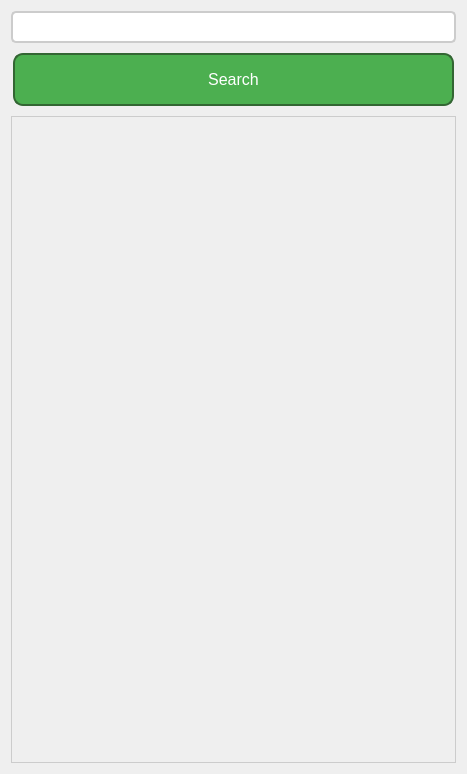
<?xml version="1.0" encoding="UTF-8"?>
<ui version="4.0">
 <class>List_books</class>
 <widget class="QDialog" name="List_books">
  <property name="geometry">
   <rect>
    <x>0</x>
    <y>0</y>
    <width>467</width>
    <height>774</height>
   </rect>
  </property>
  <property name="windowTitle">
   <string>Dialog</string>
  </property>
  <layout class="QGridLayout" name="gridLayout">
   <item row="2" column="0">
    <widget class="QScrollArea" name="scrollArea">
     <property name="styleSheet">
      <string notr="true">QScrollArea {
    border: 1px solid #cccccc; /* Контур вокруг QScrollArea */
}

QScrollBar:vertical {
    border: 1px solid #cccccc; /* Контур вертикального скроллбара */
    width: 12px; /* Ширина вертикального скроллбара */
    margin: 0px 0px 0px 0px;
}

QScrollBar::handle:vertical {

    min-height: 20px; /* Минимальная высота &quot;рукоятки&quot; вертикального скроллбара */
}

QScrollBar::add-line:vertical, QScrollBar::sub-line:vertical {
    border: none; /* Убираем контур для стрелок вертикального скроллбара */
    background: none; /* Убираем фон для стрелок вертикального скроллбара */
}

QScrollBar:horizontal {
    border: 1px solid #cccccc; /* Контур горизонтального скроллбара */
    height: 12px; /* Высота горизонтального скроллбара */
    margin: 0px 0px 0px 0px;
}

QScrollBar::handle:horizontal {
    background: #4CAF50; /* Цвет &quot;рукоятки&quot; горизонтального скроллбара */
    min-width: 20px; /* Минимальная ширина &quot;рукоятки&quot; горизонтального скроллбара */
}

QScrollBar::add-line:horizontal, QScrollBar::sub-line:horizontal {
    border: none; /* Убираем контур для стрелок горизонтального скроллбара */
    background: none; /* Убираем фон для стрелок горизонтального скроллбара */
}</string>
     </property>
     <property name="widgetResizable">
      <bool>true</bool>
     </property>
     <widget class="QWidget" name="scrollAreaWidgetContents">
      <property name="geometry">
       <rect>
        <x>0</x>
        <y>0</y>
        <width>447</width>
        <height>644</height>
       </rect>
      </property>
     </widget>
    </widget>
   </item>
   <item row="0" column="0">
    <widget class="QLineEdit" name="SearchlineEdit">
     <property name="styleSheet">
      <string notr="true">QLineEdit {
    border: 2px solid #cccccc; /* Контур */
    border-radius: 5px; /* Скругленные углы */
    padding: 5px; /* Отступы вокруг текста */
    font-size: 14px; /* Размер шрифта */
}

QLineEdit:hover {
    border: 2px solid #4CAF50; /* Изменяем контур при наведении */
}</string>
     </property>
    </widget>
   </item>
   <item row="1" column="0">
    <widget class="QPushButton" name="SearchButton">
     <property name="styleSheet">
      <string notr="true">QPushButton {
    background-color: #4CAF50;
    border: none;
    color: white;
    padding: 15px 32px;
    text-align: center;
    text-decoration: none;
    display: inline-block;
    font-size: 16px;
    margin: 4px 2px;
    cursor: pointer;
    border-radius: 10px; /* Задаем скругленные углы */
    box-shadow: 0px 4px 8px rgba(0, 0, 0, 0.2); /* Добавляем тень снизу */
}

QPushButton:hover {
    background-color: #45a049;
    box-shadow: 0px 6px 12px rgba(0, 0, 0, 0.3); /* Изменяем тень при наведении */
}

QPushButton:pressed {
    background-color: #39843a; /* Изменяем цвет при нажатии */
}

QPushButton:focus {
    outline: none; /* Убираем фокусовку по умолчанию */
}

QPushButton {
    border: 2px solid #336633; /* Добавляем контур */
}</string>
     </property>
     <property name="text">
      <string>Search</string>
     </property>
    </widget>
   </item>
  </layout>
 </widget>
 <resources/>
 <connections/>
</ui>
